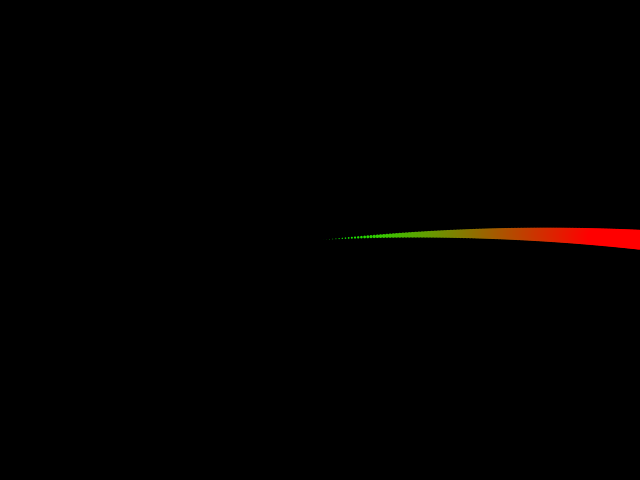
Frame 1 (no input)
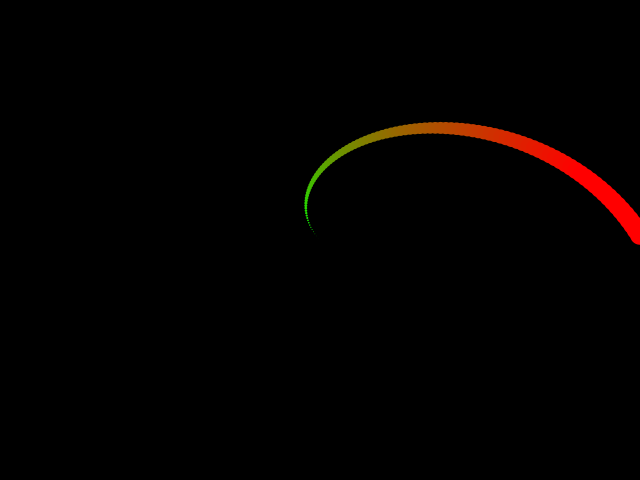
Frame 60 (the mouse pressed at the canvas centre just before this capture)
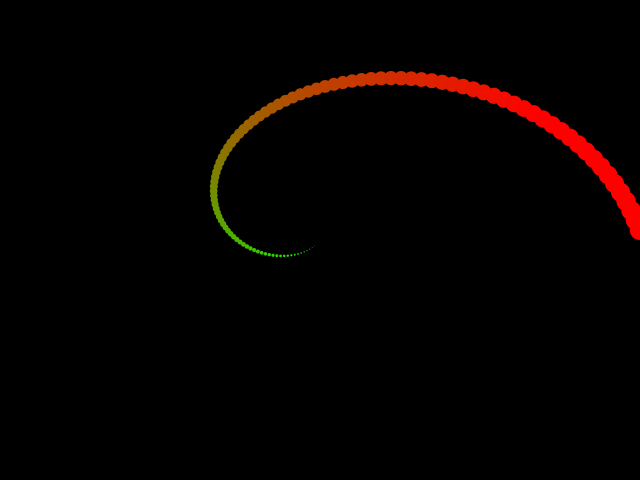
Frame 120 (the mouse held since frame 60 and released just before this capture)

The Processing sketch that drew these frames (run headless with seeded random() and noise(); from frame 60 on, the mouse is pressed at the canvas centre):

// Processing sketch: musicBox1
// ── musicBox1.pde
ArrayList<MusicBoxNode> nodes;
int numberNodes = 100;
float nodeSize = 0.2;

void setup() {
  size(640, 480);
  nodes = new ArrayList<MusicBoxNode>();
  for (int i = 0; i < numberNodes; ++i) {
    float fractionalRadius = 0.5  * (i + 1.0) / numberNodes; 
    float frequency = numberNodes - i; 
    float radius = nodeSize *  (i+1);
    int redValue =  i * 3;
    color c = color( redValue, 255 - redValue, 0);
    nodes.add(new MusicBoxNode(width  * fractionalRadius, height * fractionalRadius, frequency, radius, c));
  }
}

void draw() {
  background(0);
  noStroke();
  float time = millis() * 0.00002;
  for (MusicBoxNode node : nodes) {
    fill(node.colorValue());
    ellipse(width/2 + node.x(time), height/2 - node.y(time), node.radius(), node.radius());
  }
}


// ── MusicBoxNode.pde
class MusicBoxNode {
  float xRadius_,  yRadius_,  frequency_,  radius_;
  color colorValue_;

  MusicBoxNode(float x, float y, float f, float r, color c) {
    xRadius_ = x;
    yRadius_ = y;
    frequency_ = f;
    radius_ = r;
    colorValue_ = c;
  }
  
  float x(float time) {
    return cos(frequency_ * time) * xRadius_;
  }
  
  float y(float time) {
    return sin(frequency_ * time) * yRadius_;
  }
  
  float radius() {
    return radius_;
  }
  
  color colorValue() {
    return colorValue_;
  }
    
}
